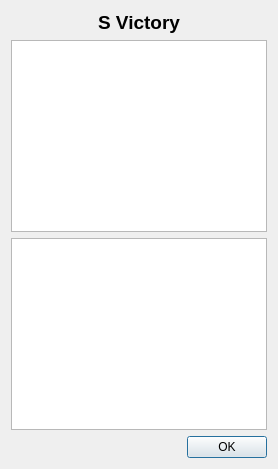
<?xml version="1.0" encoding="UTF-8"?>
<ui version="4.0" idbasedtr="true">
 <class>BattleResultDialog</class>
 <widget class="QDialog" name="BattleResultDialog">
  <property name="windowTitle">
    <string id="battle-result-title">Battle Results</string>
  </property>
  <layout class="QVBoxLayout" name="verticalLayout">
   <item>
    <widget class="QLabel" name="assessmentLabel">
     <property name="text">
       <string id="battle-result-assessment-default">S Victory</string>
     </property>
     <property name="alignment">
      <set>Qt::AlignCenter</set>
     </property>
     <property name="font">
      <font>
       <pointsize>14</pointsize>
       <weight>75</weight>
       <bold>true</bold>
      </font>
     </property>
    </widget>
   </item>
   <item>
    <widget class="QTableWidget" name="playerTable">
     <property name="alternatingRowColors">
      <bool>true</bool>
     </property>
     <attribute name="horizontalHeaderStretchLastSection">
      <bool>true</bool>
     </attribute>
    </widget>
   </item>
   <item>
    <widget class="QTableWidget" name="enemyTable">
     <property name="alternatingRowColors">
      <bool>true</bool>
     </property>
     <attribute name="horizontalHeaderStretchLastSection">
      <bool>true</bool>
     </attribute>
    </widget>
   </item>
   <item>
    <widget class="QDialogButtonBox" name="buttonBox">
     <property name="orientation">
      <enum>Qt::Horizontal</enum>
     </property>
     <property name="standardButtons">
      <set>QDialogButtonBox::Ok</set>
     </property>
    </widget>
   </item>
  </layout>
 </widget>
 <resources/>
 <connections>
  <connection>
   <sender>buttonBox</sender>
   <signal>accepted()</signal>
   <receiver>BattleResultDialog</receiver>
   <slot>accept()</slot>
  </connection>
 </connections>
</ui>
